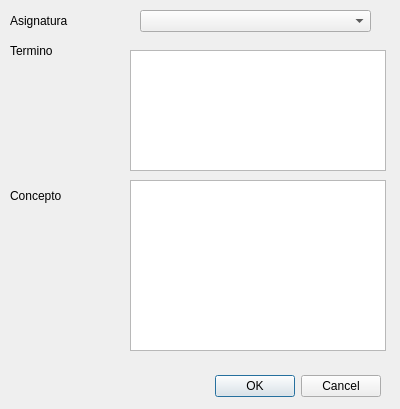
<?xml version="1.0" encoding="UTF-8"?>
<ui version="4.0">
 <class>ListaForm</class>
 <widget class="QDialog" name="ListaForm">
  <property name="geometry">
   <rect>
    <x>0</x>
    <y>0</y>
    <width>400</width>
    <height>409</height>
   </rect>
  </property>
  <property name="windowTitle">
   <string>Dialog</string>
  </property>
  <widget class="QDialogButtonBox" name="buttonBox">
   <property name="geometry">
    <rect>
     <x>40</x>
     <y>370</y>
     <width>341</width>
     <height>32</height>
    </rect>
   </property>
   <property name="orientation">
    <enum>Qt::Horizontal</enum>
   </property>
   <property name="standardButtons">
    <set>QDialogButtonBox::Cancel|QDialogButtonBox::Ok</set>
   </property>
  </widget>
  <widget class="QComboBox" name="cmbAsignaturas">
   <property name="geometry">
    <rect>
     <x>140</x>
     <y>10</y>
     <width>231</width>
     <height>22</height>
    </rect>
   </property>
  </widget>
  <widget class="QTableWidget" name="tblTermino">
   <property name="geometry">
    <rect>
     <x>130</x>
     <y>50</y>
     <width>256</width>
     <height>121</height>
    </rect>
   </property>
  </widget>
  <widget class="QLabel" name="label">
   <property name="geometry">
    <rect>
     <x>10</x>
     <y>10</y>
     <width>81</width>
     <height>21</height>
    </rect>
   </property>
   <property name="text">
    <string>Asignatura</string>
   </property>
  </widget>
  <widget class="QLabel" name="label_2">
   <property name="geometry">
    <rect>
     <x>10</x>
     <y>40</y>
     <width>61</width>
     <height>21</height>
    </rect>
   </property>
   <property name="text">
    <string>Termino</string>
   </property>
  </widget>
  <widget class="QTableWidget" name="tblConcepto">
   <property name="geometry">
    <rect>
     <x>130</x>
     <y>180</y>
     <width>256</width>
     <height>171</height>
    </rect>
   </property>
  </widget>
  <widget class="QLabel" name="label_3">
   <property name="geometry">
    <rect>
     <x>10</x>
     <y>180</y>
     <width>71</width>
     <height>31</height>
    </rect>
   </property>
   <property name="text">
    <string>Concepto</string>
   </property>
  </widget>
 </widget>
 <resources/>
 <connections>
  <connection>
   <sender>buttonBox</sender>
   <signal>accepted()</signal>
   <receiver>ListaForm</receiver>
   <slot>accept()</slot>
   <hints>
    <hint type="sourcelabel">
     <x>248</x>
     <y>254</y>
    </hint>
    <hint type="destinationlabel">
     <x>157</x>
     <y>274</y>
    </hint>
   </hints>
  </connection>
  <connection>
   <sender>buttonBox</sender>
   <signal>rejected()</signal>
   <receiver>ListaForm</receiver>
   <slot>reject()</slot>
   <hints>
    <hint type="sourcelabel">
     <x>316</x>
     <y>260</y>
    </hint>
    <hint type="destinationlabel">
     <x>286</x>
     <y>274</y>
    </hint>
   </hints>
  </connection>
 </connections>
</ui>
